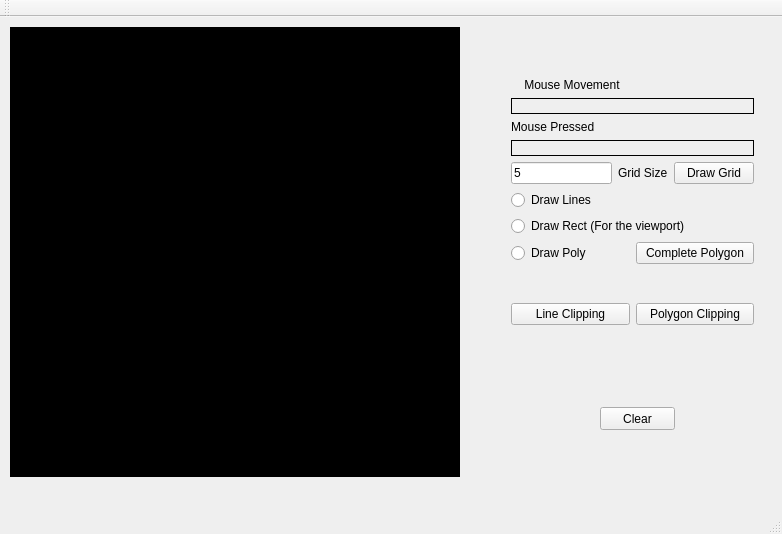
<?xml version="1.0" encoding="UTF-8"?>
<ui version="4.0">
 <class>MainWindow</class>
 <widget class="QMainWindow" name="MainWindow">
  <property name="geometry">
   <rect>
    <x>0</x>
    <y>0</y>
    <width>782</width>
    <height>534</height>
   </rect>
  </property>
  <property name="windowTitle">
   <string>MainWindow</string>
  </property>
  <widget class="QWidget" name="centralWidget">
   <widget class="my_label" name="frame">
    <property name="geometry">
     <rect>
      <x>10</x>
      <y>10</y>
      <width>450</width>
      <height>450</height>
     </rect>
    </property>
    <property name="mouseTracking">
     <bool>true</bool>
    </property>
    <property name="styleSheet">
     <string notr="true">background-color: rgb(0, 0, 0);</string>
    </property>
    <property name="frameShape">
     <enum>QFrame::Box</enum>
    </property>
    <property name="text">
     <string/>
    </property>
   </widget>
   <widget class="QWidget" name="layoutWidget">
    <property name="geometry">
     <rect>
      <x>500</x>
      <y>50</y>
      <width>265</width>
      <height>269</height>
     </rect>
    </property>
    <layout class="QVBoxLayout" name="verticalLayout_5">
     <item>
      <layout class="QVBoxLayout" name="verticalLayout_3">
       <item>
        <widget class="QLabel" name="label_3">
         <property name="text">
          <string>    Mouse Movement</string>
         </property>
        </widget>
       </item>
       <item>
        <widget class="QLabel" name="mouse_movement">
         <property name="frameShape">
          <enum>QFrame::Panel</enum>
         </property>
         <property name="text">
          <string/>
         </property>
        </widget>
       </item>
      </layout>
     </item>
     <item>
      <layout class="QVBoxLayout" name="verticalLayout_2">
       <item>
        <widget class="QLabel" name="label_5">
         <property name="text">
          <string>Mouse Pressed</string>
         </property>
        </widget>
       </item>
       <item>
        <widget class="QLabel" name="mouse_pressed">
         <property name="frameShape">
          <enum>QFrame::Panel</enum>
         </property>
         <property name="text">
          <string/>
         </property>
        </widget>
       </item>
      </layout>
     </item>
     <item>
      <layout class="QHBoxLayout" name="horizontalLayout_2">
       <item>
        <widget class="QLineEdit" name="lineEdit">
         <property name="text">
          <string>5</string>
         </property>
        </widget>
       </item>
       <item>
        <widget class="QLabel" name="label_6">
         <property name="text">
          <string>Grid Size</string>
         </property>
        </widget>
       </item>
       <item>
        <widget class="QPushButton" name="Draw">
         <property name="text">
          <string>Draw Grid</string>
         </property>
        </widget>
       </item>
      </layout>
     </item>
     <item>
      <layout class="QVBoxLayout" name="verticalLayout_4">
       <item>
        <layout class="QVBoxLayout" name="verticalLayout">
         <item>
          <widget class="QRadioButton" name="draw_line">
           <property name="text">
            <string>Draw Lines</string>
           </property>
          </widget>
         </item>
         <item>
          <widget class="QRadioButton" name="draw_rect">
           <property name="text">
            <string>Draw Rect (For the viewport)</string>
           </property>
          </widget>
         </item>
         <item>
          <layout class="QHBoxLayout" name="horizontalLayout">
           <item>
            <widget class="QRadioButton" name="draw_poly">
             <property name="text">
              <string>Draw Poly</string>
             </property>
            </widget>
           </item>
           <item>
            <widget class="QPushButton" name="complete">
             <property name="text">
              <string>Complete Polygon</string>
             </property>
            </widget>
           </item>
          </layout>
         </item>
        </layout>
       </item>
       <item>
        <spacer name="verticalSpacer">
         <property name="orientation">
          <enum>Qt::Vertical</enum>
         </property>
         <property name="sizeHint" stdset="0">
          <size>
           <width>20</width>
           <height>40</height>
          </size>
         </property>
        </spacer>
       </item>
       <item>
        <layout class="QHBoxLayout" name="horizontalLayout_3">
         <item>
          <widget class="QPushButton" name="clip">
           <property name="text">
            <string>Line Clipping</string>
           </property>
          </widget>
         </item>
         <item>
          <widget class="QPushButton" name="poly_clip">
           <property name="text">
            <string>Polygon Clipping</string>
           </property>
          </widget>
         </item>
        </layout>
       </item>
      </layout>
     </item>
    </layout>
   </widget>
   <widget class="QPushButton" name="clear">
    <property name="geometry">
     <rect>
      <x>600</x>
      <y>390</y>
      <width>75</width>
      <height>23</height>
     </rect>
    </property>
    <property name="text">
     <string>Clear</string>
    </property>
   </widget>
  </widget>
  <widget class="QMenuBar" name="menuBar">
   <property name="geometry">
    <rect>
     <x>0</x>
     <y>0</y>
     <width>782</width>
     <height>21</height>
    </rect>
   </property>
  </widget>
  <widget class="QToolBar" name="mainToolBar">
   <attribute name="toolBarArea">
    <enum>TopToolBarArea</enum>
   </attribute>
   <attribute name="toolBarBreak">
    <bool>false</bool>
   </attribute>
  </widget>
  <widget class="QStatusBar" name="statusBar"/>
 </widget>
 <layoutdefault spacing="6" margin="11"/>
 <customwidgets>
  <customwidget>
   <class>my_label</class>
   <extends>QLabel</extends>
   <header location="global">my_label.h</header>
  </customwidget>
 </customwidgets>
 <resources/>
 <connections/>
</ui>
